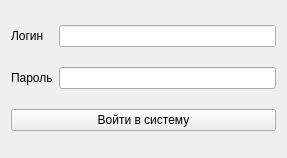
<?xml version="1.0" encoding="UTF-8"?>
<ui version="4.0">
 <class>ChangeDataWidget</class>
 <widget class="QWidget" name="ChangeDataWidget">
  <property name="geometry">
   <rect>
    <x>0</x>
    <y>0</y>
    <width>287</width>
    <height>158</height>
   </rect>
  </property>
  <property name="windowTitle">
   <string>Form</string>
  </property>
  <layout class="QHBoxLayout" name="horizontalLayout">
   <item>
    <layout class="QGridLayout" name="gridLayout">
     <item row="0" column="0">
      <widget class="QLabel" name="loginLabel">
       <property name="sizePolicy">
        <sizepolicy hsizetype="Fixed" vsizetype="Preferred">
         <horstretch>0</horstretch>
         <verstretch>0</verstretch>
        </sizepolicy>
       </property>
       <property name="text">
        <string>Логин</string>
       </property>
      </widget>
     </item>
     <item row="0" column="1">
      <widget class="QLineEdit" name="loginLineEdit">
       <property name="sizePolicy">
        <sizepolicy hsizetype="Expanding" vsizetype="Fixed">
         <horstretch>0</horstretch>
         <verstretch>0</verstretch>
        </sizepolicy>
       </property>
      </widget>
     </item>
     <item row="1" column="0">
      <widget class="QLabel" name="passwordLabel">
       <property name="text">
        <string>Пароль</string>
       </property>
      </widget>
     </item>
     <item row="1" column="1">
      <widget class="QLineEdit" name="passwordLineEdit"/>
     </item>
     <item row="2" column="0" colspan="2">
      <widget class="QPushButton" name="signInButton">
       <property name="sizePolicy">
        <sizepolicy hsizetype="Expanding" vsizetype="Fixed">
         <horstretch>0</horstretch>
         <verstretch>0</verstretch>
        </sizepolicy>
       </property>
       <property name="text">
        <string>Войти в систему</string>
       </property>
      </widget>
     </item>
    </layout>
   </item>
  </layout>
 </widget>
 <resources/>
 <connections/>
</ui>
